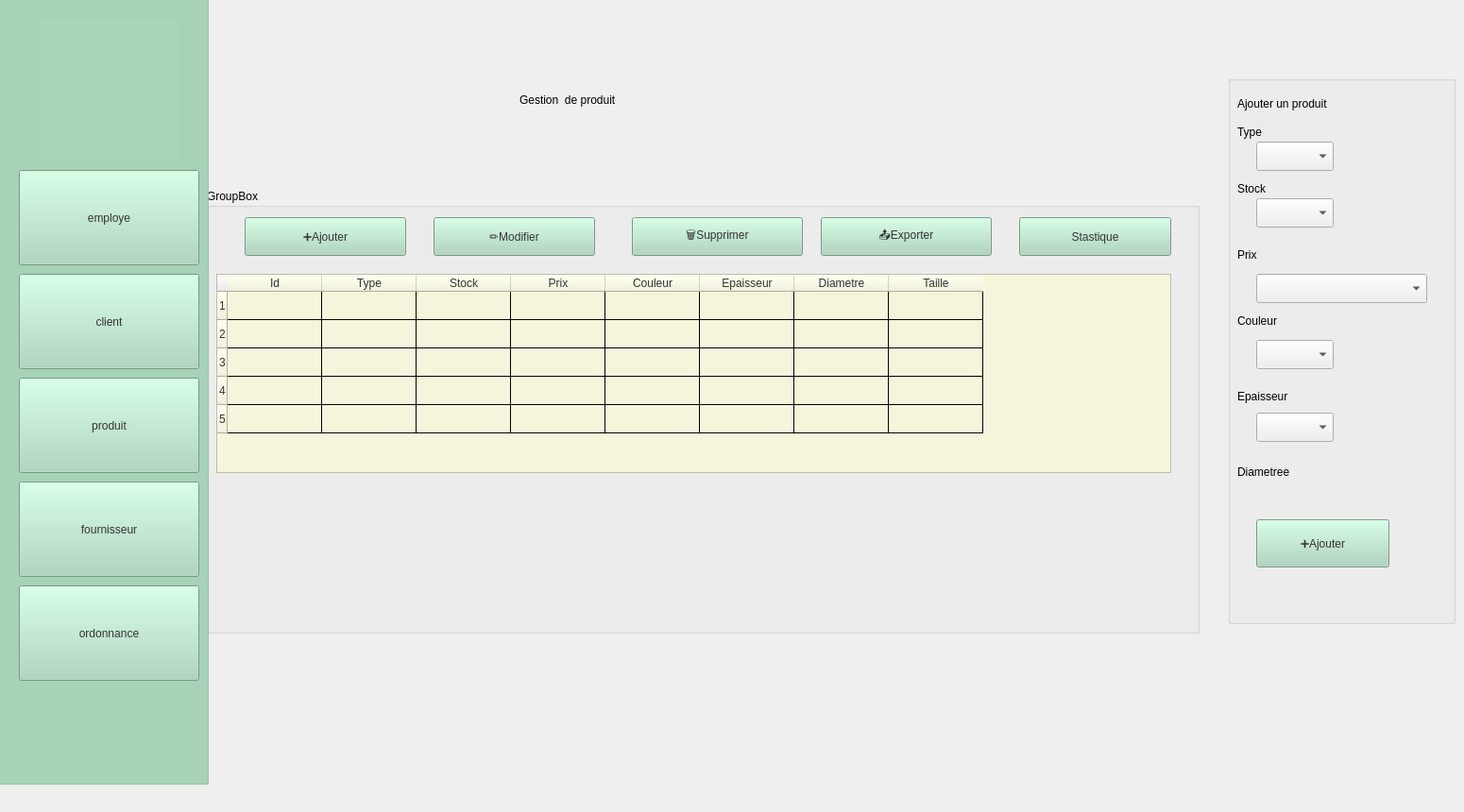
    <widget class="QWidget" name="produit">
     <widget class="QGroupBox" name="groupBox_4">
      <property name="geometry">
       <rect>
        <x>219</x>
        <y>200</y>
        <width>1051</width>
        <height>471</height>
       </rect>
      </property>
      <property name="styleSheet">
       <string notr="true">gridline-color: rgb(0, 0, 0);</string>
      </property>
      <property name="title">
       <string>GroupBox</string>
      </property>
      <widget class="QTableWidget" name="tableWidget_2">
       <property name="geometry">
        <rect>
         <x>10</x>
         <y>90</y>
         <width>1011</width>
         <height>211</height>
        </rect>
       </property>
       <property name="styleSheet">
        <string notr="true">background-color: rgb(245, 245, 220);
color: rgb(51, 51, 51);
</string>
       </property>
       <row/>
       <row/>
       <row/>
       <row/>
       <row/>
       <column>
        <property name="text">
         <string>Id</string>
        </property>
       </column>
       <column>
        <property name="text">
         <string>Type</string>
        </property>
       </column>
       <column>
        <property name="text">
         <string>Stock</string>
        </property>
       </column>
       <column>
        <property name="text">
         <string>Prix</string>
        </property>
       </column>
       <column>
        <property name="text">
         <string>Couleur</string>
        </property>
       </column>
       <column>
        <property name="text">
         <string>Epaisseur</string>
        </property>
       </column>
       <column>
        <property name="text">
         <string>Diametre</string>
        </property>
       </column>
       <column>
        <property name="text">
         <string>Taille</string>
        </property>
       </column>
      </widget>
      <widget class="QPushButton" name="pushButton_23">
       <property name="geometry">
        <rect>
         <x>40</x>
         <y>30</y>
         <width>171</width>
         <height>41</height>
        </rect>
       </property>
       <property name="styleSheet">
        <string notr="true">background-color: rgb(168, 213, 186);
font: 14pt &quot;Segoe UI&quot;;
color: rgb(51, 51, 51);</string>
       </property>
       <property name="text">
        <string>➕Ajouter</string>
       </property>
      </widget>
      <widget class="QPushButton" name="pushButton_24">
       <property name="geometry">
        <rect>
         <x>240</x>
         <y>30</y>
         <width>171</width>
         <height>41</height>
        </rect>
       </property>
       <property name="styleSheet">
        <string notr="true">background-color: rgb(168, 213, 186);
font: 14pt &quot;Segoe UI&quot;;
color: rgb(51, 51, 51);</string>
       </property>
       <property name="text">
        <string>✏️Modifier</string>
       </property>
      </widget>
      <widget class="QPushButton" name="pushButton_25">
       <property name="geometry">
        <rect>
         <x>450</x>
         <y>30</y>
         <width>181</width>
         <height>41</height>
        </rect>
       </property>
       <property name="styleSheet">
        <string notr="true">background-color: rgb(168, 213, 186);
font: 14pt &quot;Segoe UI&quot;;
color: rgb(51, 51, 51);</string>
       </property>
       <property name="text">
        <string>🗑️Supprimer</string>
       </property>
      </widget>
      <widget class="QPushButton" name="pushButton_26">
       <property name="geometry">
        <rect>
         <x>650</x>
         <y>30</y>
         <width>181</width>
         <height>41</height>
        </rect>
       </property>
       <property name="styleSheet">
        <string notr="true">background-color: rgb(168, 213, 186);
font: 14pt &quot;Segoe UI&quot;;
color: rgb(51, 51, 51);
</string>
       </property>
       <property name="text">
        <string>📤Exporter</string>
       </property>
      </widget>
      <widget class="QPushButton" name="bhistorique_5">
       <property name="geometry">
        <rect>
         <x>860</x>
         <y>30</y>
         <width>161</width>
         <height>41</height>
        </rect>
       </property>
       <property name="styleSheet">
        <string notr="true">background-color: rgb(168, 213, 186);
font: 14pt &quot;Segoe UI&quot;;
color: rgb(51, 51, 51);</string>
       </property>
       <property name="text">
        <string>Stastique</string>
       </property>
      </widget>
     </widget>
     <widget class="QGroupBox" name="groupBox_5">
      <property name="geometry">
       <rect>
        <x>1300</x>
        <y>80</y>
        <width>241</width>
        <height>581</height>
       </rect>
      </property>
      <property name="styleSheet">
       <string notr="true">color: rgb(0, 0, 0);</string>
      </property>
      <property name="title">
       <string/>
      </property>
      <widget class="QLabel" name="label_27">
       <property name="geometry">
        <rect>
         <x>10</x>
         <y>20</y>
         <width>161</width>
         <height>20</height>
        </rect>
       </property>
       <property name="text">
        <string>Ajouter un produit </string>
       </property>
      </widget>
      <widget class="QLabel" name="label_28">
       <property name="geometry">
        <rect>
         <x>10</x>
         <y>50</y>
         <width>63</width>
         <height>20</height>
        </rect>
       </property>
       <property name="text">
        <string>Type</string>
       </property>
      </widget>
      <widget class="QLabel" name="label_29">
       <property name="geometry">
        <rect>
         <x>10</x>
         <y>110</y>
         <width>63</width>
         <height>20</height>
        </rect>
       </property>
       <property name="text">
        <string>Stock</string>
       </property>
      </widget>
      <widget class="QLabel" name="label_30">
       <property name="geometry">
        <rect>
         <x>10</x>
         <y>180</y>
         <width>63</width>
         <height>20</height>
        </rect>
       </property>
       <property name="text">
        <string>Prix</string>
       </property>
      </widget>
      <widget class="QLabel" name="label_31">
       <property name="geometry">
        <rect>
         <x>10</x>
         <y>250</y>
         <width>63</width>
         <height>20</height>
        </rect>
       </property>
       <property name="text">
        <string>Couleur</string>
       </property>
      </widget>
      <widget class="QLabel" name="label_32">
       <property name="geometry">
        <rect>
         <x>10</x>
         <y>330</y>
         <width>63</width>
         <height>20</height>
        </rect>
       </property>
       <property name="text">
        <string>Epaisseur</string>
       </property>
      </widget>
      <widget class="QLabel" name="label_33">
       <property name="geometry">
        <rect>
         <x>10</x>
         <y>410</y>
         <width>63</width>
         <height>20</height>
        </rect>
       </property>
       <property name="text">
        <string>Diametree</string>
       </property>
      </widget>
      <widget class="QPushButton" name="pushButton_27">
       <property name="geometry">
        <rect>
         <x>30</x>
         <y>470</y>
         <width>141</width>
         <height>51</height>
        </rect>
       </property>
       <property name="styleSheet">
        <string notr="true">background-color: rgb(168, 213, 186);
font: 14pt &quot;Segoe UI&quot;;
color: rgb(51, 51, 51);</string>
       </property>
       <property name="text">
        <string>➕Ajouter</string>
       </property>
      </widget>
      <widget class="QComboBox" name="comboBox_6">
       <property name="geometry">
        <rect>
         <x>30</x>
         <y>70</y>
         <width>82</width>
         <height>31</height>
        </rect>
       </property>
      </widget>
      <widget class="QComboBox" name="comboBox_7">
       <property name="geometry">
        <rect>
         <x>30</x>
         <y>130</y>
         <width>82</width>
         <height>31</height>
        </rect>
       </property>
      </widget>
      <widget class="QComboBox" name="comboBox_8">
       <property name="geometry">
        <rect>
         <x>30</x>
         <y>210</y>
         <width>181</width>
         <height>31</height>
        </rect>
       </property>
      </widget>
      <widget class="QComboBox" name="comboBox_9">
       <property name="geometry">
        <rect>
         <x>30</x>
         <y>280</y>
         <width>82</width>
         <height>31</height>
        </rect>
       </property>
      </widget>
      <widget class="QComboBox" name="comboBox_10">
       <property name="geometry">
        <rect>
         <x>30</x>
         <y>357</y>
         <width>82</width>
         <height>31</height>
        </rect>
       </property>
      </widget>
     </widget>
     <widget class="QLabel" name="label_34">
      <property name="geometry">
       <rect>
        <x>20</x>
        <y>10</y>
        <width>141</width>
        <height>121</height>
       </rect>
      </property>
      <property name="text">
       <string/>
      </property>
      <property name="pixmap">
       <pixmap>:/logo.png</pixmap>
      </property>
     </widget>
     <widget class="QLabel" name="label_35">
      <property name="geometry">
       <rect>
        <x>550</x>
        <y>80</y>
        <width>421</width>
        <height>51</height>
       </rect>
      </property>
      <property name="styleSheet">
       <string notr="true">font: 28pt &quot;Segoe UI&quot;;
color: rgb(0, 0, 0);</string>
      </property>
      <property name="text">
       <string>Gestion  de produit </string>
      </property>
     </widget>
     <widget class="QGroupBox" name="menu_3">
      <property name="geometry">
       <rect>
        <x>-10</x>
        <y>-20</y>
        <width>231</width>
        <height>851</height>
       </rect>
      </property>
      <property name="styleSheet">
       <string notr="true">background-color: rgb(168, 213, 186);</string>
      </property>
      <property name="title">
       <string/>
      </property>
      <widget class="QPushButton" name="bem_4">
       <property name="geometry">
        <rect>
         <x>30</x>
         <y>200</y>
         <width>191</width>
         <height>101</height>
        </rect>
       </property>
       <property name="styleSheet">
        <string notr="true">background-color: rgb(168, 213, 186);
border-color: rgb(0, 0, 0);
color: rgb(51, 51, 51);
font: 18pt &quot;Segoe UI&quot;;</string>
       </property>
       <property name="text">
        <string>employe</string>
       </property>
      </widget>
      <widget class="QPushButton" name="bc_4">
       <property name="geometry">
        <rect>
         <x>30</x>
         <y>310</y>
         <width>191</width>
         <height>101</height>
        </rect>
       </property>
       <property name="styleSheet">
        <string notr="true">background-color: rgb(168, 213, 186);
color: rgb(51, 51, 51);
font: 18pt &quot;Segoe UI&quot;;
</string>
       </property>
       <property name="text">
        <string>client</string>
       </property>
      </widget>
      <widget class="QPushButton" name="bo_4">
       <property name="geometry">
        <rect>
         <x>30</x>
         <y>640</y>
         <width>191</width>
         <height>101</height>
        </rect>
       </property>
       <property name="styleSheet">
        <string notr="true">background-color: rgb(168, 213, 186);
color: rgb(51, 51, 51);
font: 18pt &quot;Segoe UI&quot;;</string>
       </property>
       <property name="text">
        <string>ordonnance</string>
       </property>
      </widget>
      <widget class="QLabel" name="label_38">
       <property name="geometry">
        <rect>
         <x>50</x>
         <y>40</y>
         <width>151</width>
         <height>151</height>
        </rect>
       </property>
       <property name="styleSheet">
        <string notr="true">background-image: url(:/logo1.png);</string>
       </property>
       <property name="text">
        <string/>
       </property>
      </widget>
      <widget class="QPushButton" name="bp_4">
       <property name="geometry">
        <rect>
         <x>30</x>
         <y>420</y>
         <width>191</width>
         <height>101</height>
        </rect>
       </property>
       <property name="styleSheet">
        <string notr="true">background-color: rgb(168, 213, 186);
color: rgb(51, 51, 51);
font: 18pt &quot;Segoe UI&quot;;
</string>
       </property>
       <property name="text">
        <string>produit</string>
       </property>
      </widget>
      <widget class="QPushButton" name="bf_4">
       <property name="geometry">
        <rect>
         <x>30</x>
         <y>530</y>
         <width>191</width>
         <height>101</height>
        </rect>
       </property>
       <property name="styleSheet">
        <string notr="true">background-color: rgb(168, 213, 186);
color: rgb(51, 51, 51);
font: 18pt &quot;Segoe UI&quot;;
</string>
       </property>
       <property name="text">
        <string>fournisseur</string>
       </property>
      </widget>
     </widget>
    </widget>
